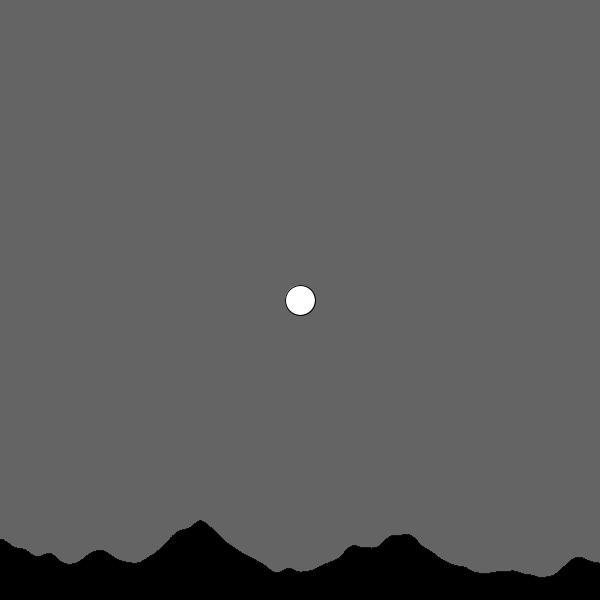
Frame 1 (no input)
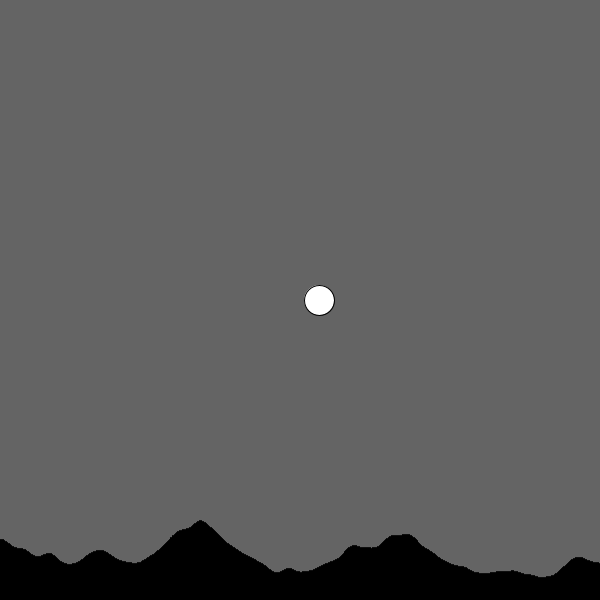
Frame 60 (the mouse pressed at the canvas centre just before this capture)
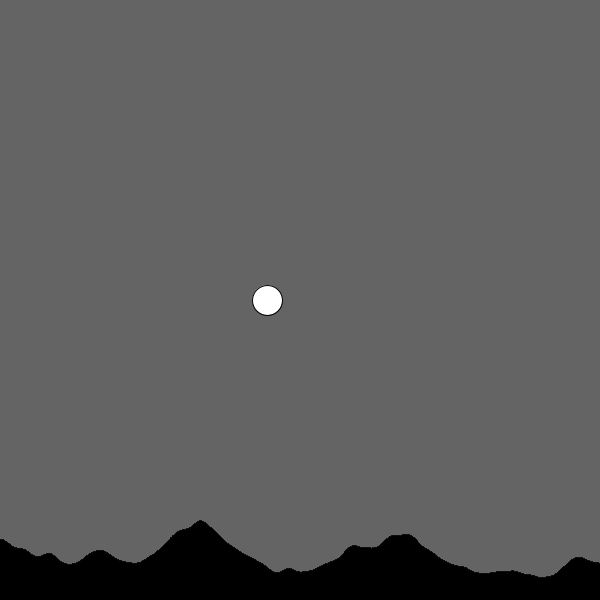
Frame 120 (the mouse held since frame 60 and released just before this capture)

The Processing sketch that drew these frames (run headless with seeded random() and noise(); from frame 60 on, the mouse is pressed at the canvas centre):

// Processing sketch: processing_170217
// ── processing_170217.pde

float a = 0;
 
void setup() {
  size (600,600);
}
 
void draw() {
  background(100);
   
  for (float i = 0; i<width; i++) {
    line (i,height-noise(i/100)*100,i,height);
  }
   
  ellipse(width/2 + sin(a)*100,height/2,30,30);
  a = a + 0.05;
}
